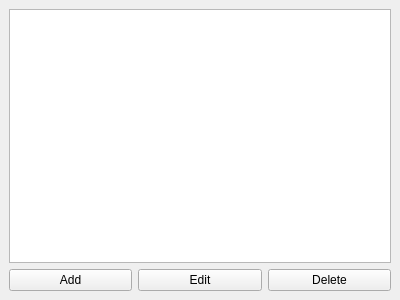
<?xml version="1.0" encoding="UTF-8"?>
<ui version="4.0">
 <class>DockableGateManager</class>
 <widget class="QDockWidget" name="DockableGateManager">
  <property name="geometry">
   <rect>
    <x>0</x>
    <y>0</y>
    <width>400</width>
    <height>300</height>
   </rect>
  </property>
  <property name="windowTitle">
   <string>Gates</string>
  </property>
  <widget class="QWidget" name="dockWidgetContents">
   <layout class="QVBoxLayout" name="verticalLayout">
    <item>
     <widget class="QListWidget" name="gateList"/>
    </item>
    <item>
     <layout class="QHBoxLayout" name="horizontalLayout">
      <item>
       <widget class="QPushButton" name="addButton">
        <property name="text">
         <string>Add</string>
        </property>
       </widget>
      </item>
      <item>
       <widget class="QPushButton" name="editButton">
        <property name="text">
         <string>Edit</string>
        </property>
       </widget>
      </item>
      <item>
       <widget class="QPushButton" name="deleteButton">
        <property name="text">
         <string>Delete</string>
        </property>
       </widget>
      </item>
     </layout>
    </item>
   </layout>
  </widget>
 </widget>
 <resources/>
 <connections/>
</ui>
